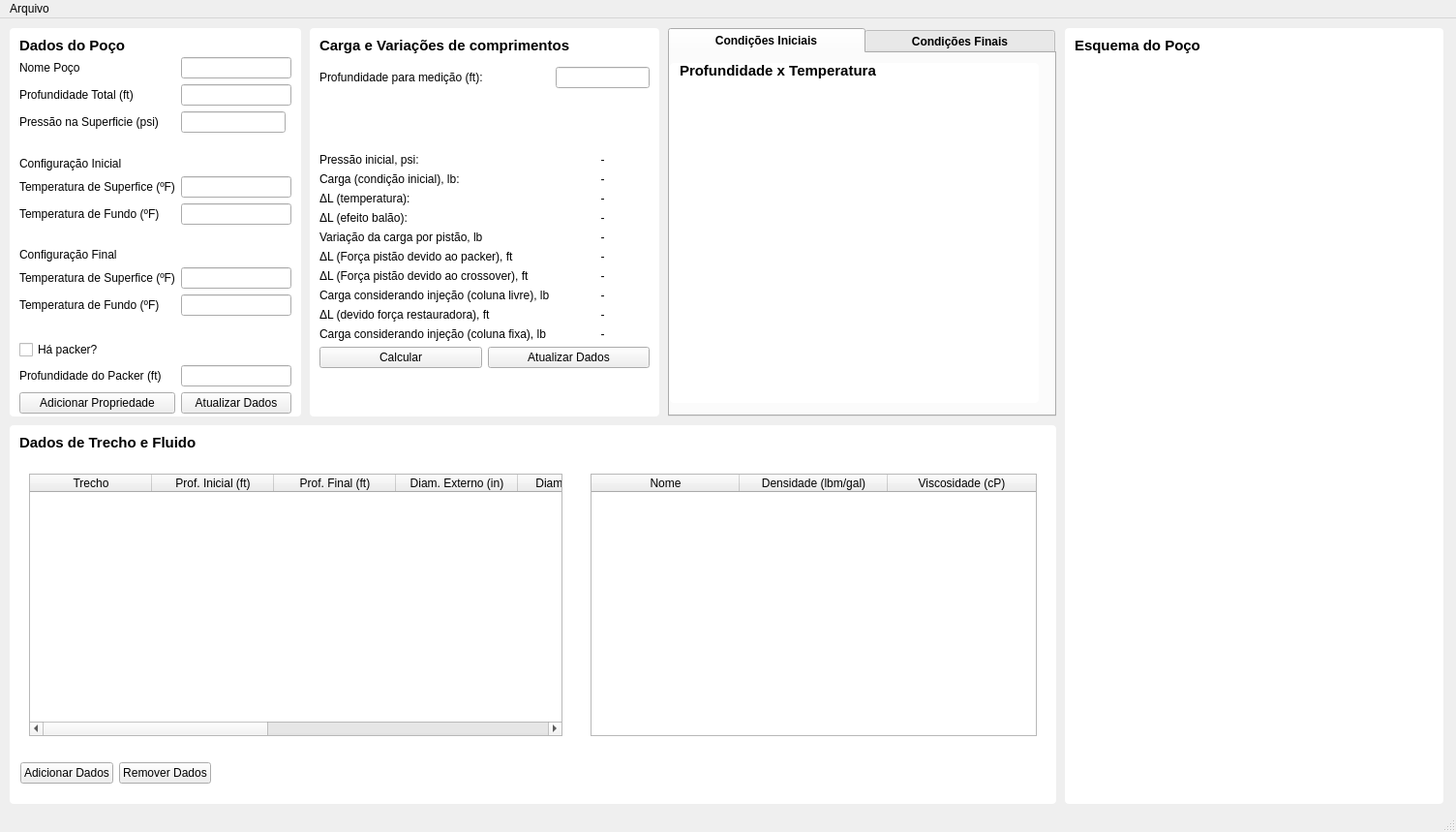
<?xml version="1.0" encoding="UTF-8"?>
<ui version="4.0">
 <class>CSimuladorPerdaTubulacao</class>
 <widget class="QMainWindow" name="CSimuladorPerdaTubulacao">
  <property name="geometry">
   <rect>
    <x>0</x>
    <y>0</y>
    <width>1504</width>
    <height>859</height>
   </rect>
  </property>
  <property name="windowTitle">
   <string>MainWindow</string>
  </property>
  <widget class="QWidget" name="centralwidget">
   <widget class="QCustomPlot" name="customPlotPoco" native="true">
    <property name="geometry">
     <rect>
      <x>1110</x>
      <y>40</y>
      <width>371</width>
      <height>761</height>
     </rect>
    </property>
   </widget>
   <widget class="QGroupBox" name="groupBox">
    <property name="geometry">
     <rect>
      <x>10</x>
      <y>10</y>
      <width>301</width>
      <height>401</height>
     </rect>
    </property>
    <property name="styleSheet">
     <string notr="true">QGroupBox{
background-color: rgb(255, 255, 255);
border: none;
border-radius: 4px;
}</string>
    </property>
    <property name="title">
     <string notr="true"/>
    </property>
    <widget class="QLabel" name="label">
     <property name="geometry">
      <rect>
       <x>10</x>
       <y>10</y>
       <width>201</width>
       <height>16</height>
      </rect>
     </property>
     <property name="font">
      <font>
       <pointsize>11</pointsize>
       <bold>true</bold>
      </font>
     </property>
     <property name="text">
      <string>Dados do Poço</string>
     </property>
    </widget>
    <widget class="QWidget" name="gridLayoutWidget">
     <property name="geometry">
      <rect>
       <x>10</x>
       <y>30</y>
       <width>281</width>
       <height>368</height>
      </rect>
     </property>
     <layout class="QGridLayout" name="gridLayout">
      <item row="4" column="0" colspan="3">
       <spacer name="verticalSpacer_2">
        <property name="orientation">
         <enum>Qt::Orientation::Vertical</enum>
        </property>
        <property name="sizeHint" stdset="0">
         <size>
          <width>20</width>
          <height>40</height>
         </size>
        </property>
       </spacer>
      </item>
      <item row="2" column="1">
       <widget class="QLineEdit" name="editPressaoSup"/>
      </item>
      <item row="10" column="0">
       <widget class="QLabel" name="lbnTituloTemperaturaSuperiorFinal">
        <property name="font">
         <font>
          <bold>false</bold>
         </font>
        </property>
        <property name="text">
         <string>Temperatura de Superfice (ºF)</string>
        </property>
        <property name="alignment">
         <set>Qt::AlignmentFlag::AlignLeading|Qt::AlignmentFlag::AlignLeft|Qt::AlignmentFlag::AlignVCenter</set>
        </property>
       </widget>
      </item>
      <item row="0" column="0">
       <widget class="QLabel" name="lbnTituloNomePoco">
        <property name="font">
         <font>
          <bold>false</bold>
         </font>
        </property>
        <property name="text">
         <string>Nome Poço</string>
        </property>
        <property name="alignment">
         <set>Qt::AlignmentFlag::AlignLeading|Qt::AlignmentFlag::AlignLeft|Qt::AlignmentFlag::AlignVCenter</set>
        </property>
       </widget>
      </item>
      <item row="8" column="0" colspan="3">
       <spacer name="verticalSpacer">
        <property name="orientation">
         <enum>Qt::Orientation::Vertical</enum>
        </property>
        <property name="sizeHint" stdset="0">
         <size>
          <width>20</width>
          <height>40</height>
         </size>
        </property>
       </spacer>
      </item>
      <item row="11" column="1" colspan="2">
       <widget class="QLineEdit" name="editTemperaturaFundoFinal"/>
      </item>
      <item row="1" column="1" colspan="2">
       <widget class="QLineEdit" name="editProfundidadeTotal"/>
      </item>
      <item row="12" column="0" colspan="3">
       <spacer name="verticalSpacer_3">
        <property name="orientation">
         <enum>Qt::Orientation::Vertical</enum>
        </property>
        <property name="sizeHint" stdset="0">
         <size>
          <width>20</width>
          <height>40</height>
         </size>
        </property>
       </spacer>
      </item>
      <item row="2" column="0">
       <widget class="QLabel" name="lbnTituloPressaoSup">
        <property name="font">
         <font>
          <bold>false</bold>
         </font>
        </property>
        <property name="text">
         <string>Pressão na Superficie (psi)</string>
        </property>
        <property name="alignment">
         <set>Qt::AlignmentFlag::AlignLeading|Qt::AlignmentFlag::AlignLeft|Qt::AlignmentFlag::AlignVCenter</set>
        </property>
       </widget>
      </item>
      <item row="5" column="0" colspan="3">
       <widget class="QLabel" name="lbnTituloConfiguraoInicial">
        <property name="font">
         <font>
          <bold>false</bold>
         </font>
        </property>
        <property name="text">
         <string>Configuração Inicial</string>
        </property>
        <property name="alignment">
         <set>Qt::AlignmentFlag::AlignLeading|Qt::AlignmentFlag::AlignLeft|Qt::AlignmentFlag::AlignVCenter</set>
        </property>
       </widget>
      </item>
      <item row="14" column="0">
       <widget class="QLabel" name="lbnTituloProfundidadePacker">
        <property name="font">
         <font>
          <bold>false</bold>
         </font>
        </property>
        <property name="text">
         <string>Profundidade do Packer (ft)</string>
        </property>
        <property name="alignment">
         <set>Qt::AlignmentFlag::AlignLeading|Qt::AlignmentFlag::AlignLeft|Qt::AlignmentFlag::AlignVCenter</set>
        </property>
       </widget>
      </item>
      <item row="7" column="0">
       <widget class="QLabel" name="lbnTituloTemperaturaFundoInicial">
        <property name="font">
         <font>
          <bold>false</bold>
         </font>
        </property>
        <property name="text">
         <string>Temperatura de Fundo (ºF)</string>
        </property>
        <property name="alignment">
         <set>Qt::AlignmentFlag::AlignLeading|Qt::AlignmentFlag::AlignLeft|Qt::AlignmentFlag::AlignVCenter</set>
        </property>
       </widget>
      </item>
      <item row="10" column="1" colspan="2">
       <widget class="QLineEdit" name="editTemperaturaSuperiorFinal"/>
      </item>
      <item row="13" column="0" colspan="3">
       <widget class="QCheckBox" name="checkBoxPacker">
        <property name="font">
         <font>
          <bold>false</bold>
         </font>
        </property>
        <property name="text">
         <string>Há packer?</string>
        </property>
       </widget>
      </item>
      <item row="6" column="0">
       <widget class="QLabel" name="lbnTituloTemperaturaSuperiorInicial">
        <property name="font">
         <font>
          <bold>false</bold>
         </font>
        </property>
        <property name="text">
         <string>Temperatura de Superfice (ºF)</string>
        </property>
        <property name="alignment">
         <set>Qt::AlignmentFlag::AlignLeading|Qt::AlignmentFlag::AlignLeft|Qt::AlignmentFlag::AlignVCenter</set>
        </property>
       </widget>
      </item>
      <item row="14" column="1" colspan="2">
       <widget class="QLineEdit" name="editProfundidadePacker"/>
      </item>
      <item row="6" column="1" colspan="2">
       <widget class="QLineEdit" name="editTemperaturaSuperiorInicial"/>
      </item>
      <item row="1" column="0">
       <widget class="QLabel" name="lbnTituloProfunidadeTotal">
        <property name="font">
         <font>
          <bold>false</bold>
         </font>
        </property>
        <property name="text">
         <string>Profundidade Total (ft)</string>
        </property>
        <property name="alignment">
         <set>Qt::AlignmentFlag::AlignLeading|Qt::AlignmentFlag::AlignLeft|Qt::AlignmentFlag::AlignVCenter</set>
        </property>
       </widget>
      </item>
      <item row="11" column="0">
       <widget class="QLabel" name="lbnTituloTemperaturaFundoFinal">
        <property name="font">
         <font>
          <bold>false</bold>
         </font>
        </property>
        <property name="text">
         <string>Temperatura de Fundo (ºF)</string>
        </property>
        <property name="alignment">
         <set>Qt::AlignmentFlag::AlignLeading|Qt::AlignmentFlag::AlignLeft|Qt::AlignmentFlag::AlignVCenter</set>
        </property>
       </widget>
      </item>
      <item row="15" column="0">
       <widget class="QPushButton" name="btnAdicionarPropriedades">
        <property name="text">
         <string>Adicionar Propriedade</string>
        </property>
       </widget>
      </item>
      <item row="0" column="1" colspan="2">
       <widget class="QLineEdit" name="editNomePoco"/>
      </item>
      <item row="9" column="0" colspan="3">
       <widget class="QLabel" name="lbnTituloConfiguraoFinal">
        <property name="font">
         <font>
          <bold>false</bold>
         </font>
        </property>
        <property name="text">
         <string>Configuração Final</string>
        </property>
        <property name="alignment">
         <set>Qt::AlignmentFlag::AlignLeading|Qt::AlignmentFlag::AlignLeft|Qt::AlignmentFlag::AlignVCenter</set>
        </property>
       </widget>
      </item>
      <item row="7" column="1" colspan="2">
       <widget class="QLineEdit" name="editTemperaturaFundoInicial"/>
      </item>
      <item row="15" column="1" colspan="2">
       <widget class="QPushButton" name="btnAtualizarDados">
        <property name="text">
         <string>Atualizar Dados</string>
        </property>
       </widget>
      </item>
     </layout>
    </widget>
   </widget>
   <widget class="QGroupBox" name="groupBox_3">
    <property name="geometry">
     <rect>
      <x>10</x>
      <y>420</y>
      <width>1081</width>
      <height>391</height>
     </rect>
    </property>
    <property name="styleSheet">
     <string notr="true">QGroupBox{
background-color: rgb(255, 255, 255);
border: none;
border-radius: 4px;
}</string>
    </property>
    <property name="title">
     <string/>
    </property>
    <widget class="QWidget" name="layoutWidget">
     <property name="geometry">
      <rect>
       <x>11</x>
       <y>339</y>
       <width>1061</width>
       <height>41</height>
      </rect>
     </property>
     <layout class="QHBoxLayout" name="horizontalLayout_2">
      <item>
       <widget class="QPushButton" name="btnAdicionarTrecho">
        <property name="text">
         <string>Adicionar Dados</string>
        </property>
       </widget>
      </item>
      <item>
       <widget class="QPushButton" name="btnRemoverTrecho">
        <property name="text">
         <string>Remover Dados</string>
        </property>
       </widget>
      </item>
      <item>
       <spacer name="horizontalSpacer">
        <property name="orientation">
         <enum>Qt::Orientation::Horizontal</enum>
        </property>
        <property name="sizeHint" stdset="0">
         <size>
          <width>40</width>
          <height>20</height>
         </size>
        </property>
       </spacer>
      </item>
     </layout>
    </widget>
    <widget class="QTableWidget" name="tblFluidos">
     <property name="geometry">
      <rect>
       <x>600</x>
       <y>50</y>
       <width>461</width>
       <height>271</height>
      </rect>
     </property>
     <property name="styleSheet">
      <string notr="true"/>
     </property>
     <attribute name="horizontalHeaderDefaultSectionSize">
      <number>153</number>
     </attribute>
     <column>
      <property name="text">
       <string>Nome</string>
      </property>
      <property name="font">
       <font>
        <bold>false</bold>
       </font>
      </property>
     </column>
     <column>
      <property name="text">
       <string>Densidade (lbm/gal)</string>
      </property>
      <property name="font">
       <font>
        <bold>false</bold>
       </font>
      </property>
     </column>
     <column>
      <property name="text">
       <string>Viscosidade (cP)</string>
      </property>
      <property name="font">
       <font>
        <bold>false</bold>
       </font>
      </property>
     </column>
    </widget>
    <widget class="QTableWidget" name="tblTrechos">
     <property name="geometry">
      <rect>
       <x>20</x>
       <y>50</y>
       <width>551</width>
       <height>271</height>
      </rect>
     </property>
     <property name="styleSheet">
      <string notr="true"/>
     </property>
     <property name="autoScrollMargin">
      <number>16</number>
     </property>
     <attribute name="horizontalHeaderMinimumSectionSize">
      <number>37</number>
     </attribute>
     <attribute name="horizontalHeaderDefaultSectionSize">
      <number>126</number>
     </attribute>
     <attribute name="horizontalHeaderShowSortIndicator" stdset="0">
      <bool>false</bool>
     </attribute>
     <column>
      <property name="text">
       <string>Trecho</string>
      </property>
      <property name="font">
       <font>
        <bold>false</bold>
       </font>
      </property>
     </column>
     <column>
      <property name="text">
       <string>Prof. Inicial (ft)</string>
      </property>
      <property name="font">
       <font>
        <bold>false</bold>
       </font>
      </property>
     </column>
     <column>
      <property name="text">
       <string>Prof. Final (ft)</string>
      </property>
      <property name="font">
       <font>
        <bold>false</bold>
       </font>
      </property>
     </column>
     <column>
      <property name="text">
       <string>Diam. Externo (in)</string>
      </property>
      <property name="font">
       <font>
        <bold>false</bold>
       </font>
      </property>
     </column>
     <column>
      <property name="text">
       <string>Diam Interno (in)</string>
      </property>
      <property name="font">
       <font>
        <bold>false</bold>
       </font>
      </property>
     </column>
     <column>
      <property name="text">
       <string>Coef. Poisson</string>
      </property>
      <property name="font">
       <font>
        <bold>false</bold>
       </font>
      </property>
     </column>
     <column>
      <property name="text">
       <string>Coef. Exp. Térm. (1/F)</string>
      </property>
      <property name="font">
       <font>
        <bold>false</bold>
       </font>
      </property>
     </column>
     <column>
      <property name="text">
       <string>Mód. Elast. (psi)</string>
      </property>
      <property name="font">
       <font>
        <bold>false</bold>
       </font>
      </property>
     </column>
     <column>
      <property name="text">
       <string>Peso/unid. (lb/ft)</string>
      </property>
      <property name="font">
       <font>
        <bold>false</bold>
       </font>
      </property>
     </column>
    </widget>
    <widget class="QLabel" name="label_6">
     <property name="geometry">
      <rect>
       <x>10</x>
       <y>10</y>
       <width>211</width>
       <height>16</height>
      </rect>
     </property>
     <property name="font">
      <font>
       <pointsize>11</pointsize>
       <bold>true</bold>
      </font>
     </property>
     <property name="text">
      <string>Dados de Trecho e Fluido</string>
     </property>
    </widget>
   </widget>
   <widget class="QGroupBox" name="groupBox_4">
    <property name="geometry">
     <rect>
      <x>1100</x>
      <y>10</y>
      <width>391</width>
      <height>801</height>
     </rect>
    </property>
    <property name="styleSheet">
     <string notr="true">QGroupBox{
background-color: rgb(255, 255, 255);
border: none;
border-radius: 4px;
}</string>
    </property>
    <property name="title">
     <string notr="true"/>
    </property>
    <widget class="QLabel" name="label_4">
     <property name="geometry">
      <rect>
       <x>10</x>
       <y>10</y>
       <width>201</width>
       <height>16</height>
      </rect>
     </property>
     <property name="font">
      <font>
       <pointsize>11</pointsize>
       <bold>true</bold>
      </font>
     </property>
     <property name="text">
      <string>Esquema do Poço</string>
     </property>
    </widget>
   </widget>
   <widget class="QTabWidget" name="tabWidget_5">
    <property name="geometry">
     <rect>
      <x>690</x>
      <y>10</y>
      <width>401</width>
      <height>401</height>
     </rect>
    </property>
    <property name="font">
     <font>
      <pointsize>9</pointsize>
      <bold>true</bold>
     </font>
    </property>
    <property name="styleSheet">
     <string notr="true">background-color: rgb(255, 255, 255);

QTabBar::tab:selected {
    background-color: #eaeaea;
    font-weight: bold;
    border-radius: 8px;
}</string>
    </property>
    <property name="currentIndex">
     <number>0</number>
    </property>
    <property name="iconSize">
     <size>
      <width>16</width>
      <height>16</height>
     </size>
    </property>
    <property name="elideMode">
     <enum>Qt::TextElideMode::ElideNone</enum>
    </property>
    <widget class="QWidget" name="tab_10">
     <attribute name="title">
      <string>           Condições Iniciais           </string>
     </attribute>
     <widget class="QGroupBox" name="groupBox_2">
      <property name="geometry">
       <rect>
        <x>0</x>
        <y>10</y>
        <width>381</width>
        <height>351</height>
       </rect>
      </property>
      <property name="styleSheet">
       <string notr="true">QGroupBox{
background-color: rgb(255, 255, 255);
border: none;
border-radius: 4px;
}</string>
      </property>
      <property name="title">
       <string notr="true"/>
      </property>
      <widget class="QCustomPlot" name="customPlotTemperaturaInicial" native="true">
       <property name="geometry">
        <rect>
         <x>10</x>
         <y>20</y>
         <width>371</width>
         <height>331</height>
        </rect>
       </property>
      </widget>
      <widget class="QLabel" name="label_3">
       <property name="geometry">
        <rect>
         <x>10</x>
         <y>0</y>
         <width>211</width>
         <height>16</height>
        </rect>
       </property>
       <property name="font">
        <font>
         <pointsize>11</pointsize>
         <bold>true</bold>
        </font>
       </property>
       <property name="text">
        <string>Profundidade x Temperatura</string>
       </property>
      </widget>
     </widget>
    </widget>
    <widget class="QWidget" name="tab_8">
     <attribute name="title">
      <string>           Condições Finais           </string>
     </attribute>
     <widget class="QGroupBox" name="groupBox_5">
      <property name="geometry">
       <rect>
        <x>0</x>
        <y>0</y>
        <width>381</width>
        <height>361</height>
       </rect>
      </property>
      <property name="styleSheet">
       <string notr="true">QGroupBox{
background-color: rgb(255, 255, 255);
border: none;
border-radius: 4px;
}</string>
      </property>
      <property name="title">
       <string notr="true"/>
      </property>
      <widget class="QCustomPlot" name="customPlotTemperaturaFinal" native="true">
       <property name="geometry">
        <rect>
         <x>10</x>
         <y>30</y>
         <width>371</width>
         <height>331</height>
        </rect>
       </property>
      </widget>
      <widget class="QLabel" name="label_8">
       <property name="geometry">
        <rect>
         <x>10</x>
         <y>10</y>
         <width>211</width>
         <height>16</height>
        </rect>
       </property>
       <property name="font">
        <font>
         <pointsize>11</pointsize>
         <bold>true</bold>
        </font>
       </property>
       <property name="text">
        <string>Profundidade x Temperatura</string>
       </property>
      </widget>
     </widget>
    </widget>
   </widget>
   <widget class="QGroupBox" name="groupBox_6">
    <property name="geometry">
     <rect>
      <x>320</x>
      <y>10</y>
      <width>361</width>
      <height>401</height>
     </rect>
    </property>
    <property name="styleSheet">
     <string notr="true">QGroupBox{
background-color: rgb(255, 255, 255);
border: none;
border-radius: 4px;
}</string>
    </property>
    <property name="title">
     <string notr="true"/>
    </property>
    <widget class="QWidget" name="layoutWidget">
     <property name="geometry">
      <rect>
       <x>10</x>
       <y>40</y>
       <width>341</width>
       <height>311</height>
      </rect>
     </property>
     <layout class="QFormLayout" name="formLayout">
      <item row="0" column="0">
       <widget class="QLabel" name="lbnTituloProfundidadePacker_3">
        <property name="font">
         <font>
          <bold>false</bold>
         </font>
        </property>
        <property name="text">
         <string>Profundidade para medição (ft):</string>
        </property>
        <property name="alignment">
         <set>Qt::AlignmentFlag::AlignLeading|Qt::AlignmentFlag::AlignLeft|Qt::AlignmentFlag::AlignVCenter</set>
        </property>
       </widget>
      </item>
      <item row="0" column="1">
       <widget class="QLineEdit" name="editProfundidadeMedicao"/>
      </item>
      <item row="1" column="0" colspan="2">
       <spacer name="verticalSpacer_7">
        <property name="orientation">
         <enum>Qt::Orientation::Vertical</enum>
        </property>
        <property name="sizeHint" stdset="0">
         <size>
          <width>20</width>
          <height>40</height>
         </size>
        </property>
       </spacer>
      </item>
      <item row="2" column="0">
       <widget class="QLabel" name="lbnTituloNomePoco_2">
        <property name="font">
         <font>
          <bold>false</bold>
         </font>
        </property>
        <property name="text">
         <string>Pressão inicial, psi:</string>
        </property>
        <property name="alignment">
         <set>Qt::AlignmentFlag::AlignLeading|Qt::AlignmentFlag::AlignLeft|Qt::AlignmentFlag::AlignVCenter</set>
        </property>
       </widget>
      </item>
      <item row="2" column="1">
       <widget class="QLabel" name="lbnPressaoHidroestatica">
        <property name="font">
         <font>
          <bold>false</bold>
         </font>
        </property>
        <property name="text">
         <string>-</string>
        </property>
        <property name="alignment">
         <set>Qt::AlignmentFlag::AlignCenter</set>
        </property>
       </widget>
      </item>
      <item row="3" column="0">
       <widget class="QLabel" name="lbnTituloNomePoco_3">
        <property name="font">
         <font>
          <bold>false</bold>
         </font>
        </property>
        <property name="text">
         <string>Carga (condição inicial), lb:</string>
        </property>
        <property name="alignment">
         <set>Qt::AlignmentFlag::AlignLeading|Qt::AlignmentFlag::AlignLeft|Qt::AlignmentFlag::AlignVCenter</set>
        </property>
       </widget>
      </item>
      <item row="3" column="1">
       <widget class="QLabel" name="lbnCargaInicial">
        <property name="font">
         <font>
          <bold>false</bold>
         </font>
        </property>
        <property name="text">
         <string>-</string>
        </property>
        <property name="alignment">
         <set>Qt::AlignmentFlag::AlignCenter</set>
        </property>
       </widget>
      </item>
      <item row="4" column="0">
       <widget class="QLabel" name="lbnTituloNomePoco_4">
        <property name="font">
         <font>
          <bold>false</bold>
         </font>
        </property>
        <property name="text">
         <string>ΔL (temperatura):</string>
        </property>
        <property name="alignment">
         <set>Qt::AlignmentFlag::AlignLeading|Qt::AlignmentFlag::AlignLeft|Qt::AlignmentFlag::AlignVCenter</set>
        </property>
       </widget>
      </item>
      <item row="4" column="1">
       <widget class="QLabel" name="lbnTituloDeltaLTemperatura">
        <property name="font">
         <font>
          <bold>false</bold>
         </font>
        </property>
        <property name="text">
         <string>-</string>
        </property>
        <property name="alignment">
         <set>Qt::AlignmentFlag::AlignCenter</set>
        </property>
       </widget>
      </item>
      <item row="5" column="0">
       <widget class="QLabel" name="lbnTituloNomePoco_5">
        <property name="font">
         <font>
          <bold>false</bold>
         </font>
        </property>
        <property name="text">
         <string>ΔL (efeito balão):</string>
        </property>
        <property name="alignment">
         <set>Qt::AlignmentFlag::AlignLeading|Qt::AlignmentFlag::AlignLeft|Qt::AlignmentFlag::AlignVCenter</set>
        </property>
       </widget>
      </item>
      <item row="5" column="1">
       <widget class="QLabel" name="lbnTituloNomePoco_15">
        <property name="font">
         <font>
          <bold>false</bold>
         </font>
        </property>
        <property name="text">
         <string>-</string>
        </property>
        <property name="alignment">
         <set>Qt::AlignmentFlag::AlignCenter</set>
        </property>
       </widget>
      </item>
      <item row="6" column="0">
       <widget class="QLabel" name="lbnTituloNomePoco_9">
        <property name="font">
         <font>
          <bold>false</bold>
         </font>
        </property>
        <property name="text">
         <string>Variação da carga por pistão, lb</string>
        </property>
        <property name="alignment">
         <set>Qt::AlignmentFlag::AlignLeading|Qt::AlignmentFlag::AlignLeft|Qt::AlignmentFlag::AlignVCenter</set>
        </property>
       </widget>
      </item>
      <item row="6" column="1">
       <widget class="QLabel" name="lbnTituloNomePoco_16">
        <property name="font">
         <font>
          <bold>false</bold>
         </font>
        </property>
        <property name="text">
         <string>-</string>
        </property>
        <property name="alignment">
         <set>Qt::AlignmentFlag::AlignCenter</set>
        </property>
       </widget>
      </item>
      <item row="7" column="0">
       <widget class="QLabel" name="lbnTituloNomePoco_6">
        <property name="font">
         <font>
          <bold>false</bold>
         </font>
        </property>
        <property name="text">
         <string>ΔL (Força pistão devido ao packer), ft</string>
        </property>
        <property name="alignment">
         <set>Qt::AlignmentFlag::AlignLeading|Qt::AlignmentFlag::AlignLeft|Qt::AlignmentFlag::AlignVCenter</set>
        </property>
       </widget>
      </item>
      <item row="7" column="1">
       <widget class="QLabel" name="lbnTituloNomePoco_17">
        <property name="font">
         <font>
          <bold>false</bold>
         </font>
        </property>
        <property name="text">
         <string>-</string>
        </property>
        <property name="alignment">
         <set>Qt::AlignmentFlag::AlignCenter</set>
        </property>
       </widget>
      </item>
      <item row="8" column="0">
       <widget class="QLabel" name="lbnTituloNomePoco_7">
        <property name="font">
         <font>
          <bold>false</bold>
         </font>
        </property>
        <property name="text">
         <string>ΔL (Força pistão devido ao crossover), ft</string>
        </property>
        <property name="alignment">
         <set>Qt::AlignmentFlag::AlignLeading|Qt::AlignmentFlag::AlignLeft|Qt::AlignmentFlag::AlignVCenter</set>
        </property>
       </widget>
      </item>
      <item row="8" column="1">
       <widget class="QLabel" name="lbnTituloNomePoco_18">
        <property name="font">
         <font>
          <bold>false</bold>
         </font>
        </property>
        <property name="text">
         <string>-</string>
        </property>
        <property name="alignment">
         <set>Qt::AlignmentFlag::AlignCenter</set>
        </property>
       </widget>
      </item>
      <item row="9" column="0">
       <widget class="QLabel" name="lbnTituloNomePoco_8">
        <property name="font">
         <font>
          <bold>false</bold>
         </font>
        </property>
        <property name="text">
         <string>Carga considerando injeção (coluna livre), lb</string>
        </property>
        <property name="alignment">
         <set>Qt::AlignmentFlag::AlignLeading|Qt::AlignmentFlag::AlignLeft|Qt::AlignmentFlag::AlignVCenter</set>
        </property>
       </widget>
      </item>
      <item row="9" column="1">
       <widget class="QLabel" name="lbnTituloNomePoco_19">
        <property name="font">
         <font>
          <bold>false</bold>
         </font>
        </property>
        <property name="text">
         <string>-</string>
        </property>
        <property name="alignment">
         <set>Qt::AlignmentFlag::AlignCenter</set>
        </property>
       </widget>
      </item>
      <item row="10" column="0">
       <widget class="QLabel" name="lbnTituloNomePoco_10">
        <property name="font">
         <font>
          <bold>false</bold>
         </font>
        </property>
        <property name="text">
         <string>ΔL (devido força restauradora), ft</string>
        </property>
        <property name="alignment">
         <set>Qt::AlignmentFlag::AlignLeading|Qt::AlignmentFlag::AlignLeft|Qt::AlignmentFlag::AlignVCenter</set>
        </property>
       </widget>
      </item>
      <item row="10" column="1">
       <widget class="QLabel" name="lbnTituloNomePoco_20">
        <property name="font">
         <font>
          <bold>false</bold>
         </font>
        </property>
        <property name="text">
         <string>-</string>
        </property>
        <property name="alignment">
         <set>Qt::AlignmentFlag::AlignCenter</set>
        </property>
       </widget>
      </item>
      <item row="11" column="0">
       <widget class="QLabel" name="lbnTituloNomePoco_11">
        <property name="font">
         <font>
          <bold>false</bold>
         </font>
        </property>
        <property name="text">
         <string>Carga considerando injeção (coluna fixa), lb</string>
        </property>
        <property name="alignment">
         <set>Qt::AlignmentFlag::AlignLeading|Qt::AlignmentFlag::AlignLeft|Qt::AlignmentFlag::AlignVCenter</set>
        </property>
       </widget>
      </item>
      <item row="11" column="1">
       <widget class="QLabel" name="lbnTituloNomePoco_21">
        <property name="font">
         <font>
          <bold>false</bold>
         </font>
        </property>
        <property name="text">
         <string>-</string>
        </property>
        <property name="alignment">
         <set>Qt::AlignmentFlag::AlignCenter</set>
        </property>
       </widget>
      </item>
      <item row="12" column="0" colspan="2">
       <layout class="QHBoxLayout" name="horizontalLayout">
        <item>
         <widget class="QPushButton" name="btnCalcularVariacoes">
          <property name="text">
           <string>Calcular</string>
          </property>
         </widget>
        </item>
        <item>
         <widget class="QPushButton" name="btnAtualizarDados_3">
          <property name="text">
           <string>Atualizar Dados</string>
          </property>
         </widget>
        </item>
       </layout>
      </item>
     </layout>
    </widget>
    <widget class="QLabel" name="label_5">
     <property name="geometry">
      <rect>
       <x>10</x>
       <y>10</y>
       <width>291</width>
       <height>16</height>
      </rect>
     </property>
     <property name="font">
      <font>
       <pointsize>11</pointsize>
       <bold>true</bold>
      </font>
     </property>
     <property name="text">
      <string>Carga e Variações de comprimentos</string>
     </property>
    </widget>
   </widget>
   <zorder>groupBox_3</zorder>
   <zorder>groupBox_4</zorder>
   <zorder>customPlotPoco</zorder>
   <zorder>groupBox</zorder>
   <zorder>tabWidget_5</zorder>
   <zorder>groupBox_6</zorder>
  </widget>
  <widget class="QMenuBar" name="menubar">
   <property name="geometry">
    <rect>
     <x>0</x>
     <y>0</y>
     <width>1504</width>
     <height>22</height>
    </rect>
   </property>
   <widget class="QMenu" name="menuArquivo">
    <property name="title">
     <string>Arquivo</string>
    </property>
    <widget class="QMenu" name="menuImportar_Dados">
     <property name="title">
      <string>Importar Dados</string>
     </property>
     <addaction name="actionArquivo_Dat"/>
    </widget>
    <addaction name="menuImportar_Dados"/>
   </widget>
   <addaction name="menuArquivo"/>
  </widget>
  <widget class="QStatusBar" name="statusbar"/>
  <action name="actionArquivo_Dat">
   <property name="text">
    <string>Arquivo (.Dat)</string>
   </property>
  </action>
 </widget>
 <customwidgets>
  <customwidget>
   <class>QCustomPlot</class>
   <extends>QWidget</extends>
   <header>qcustomplot.h</header>
   <container>1</container>
  </customwidget>
 </customwidgets>
 <tabstops>
  <tabstop>editNomePoco</tabstop>
  <tabstop>editProfundidadeTotal</tabstop>
  <tabstop>editTemperaturaSuperiorInicial</tabstop>
  <tabstop>editTemperaturaFundoInicial</tabstop>
  <tabstop>editTemperaturaSuperiorFinal</tabstop>
  <tabstop>editTemperaturaFundoFinal</tabstop>
  <tabstop>checkBoxPacker</tabstop>
  <tabstop>editProfundidadePacker</tabstop>
  <tabstop>btnAdicionarPropriedades</tabstop>
  <tabstop>btnAtualizarDados</tabstop>
  <tabstop>tabWidget_5</tabstop>
 </tabstops>
 <resources/>
 <connections/>
</ui>
